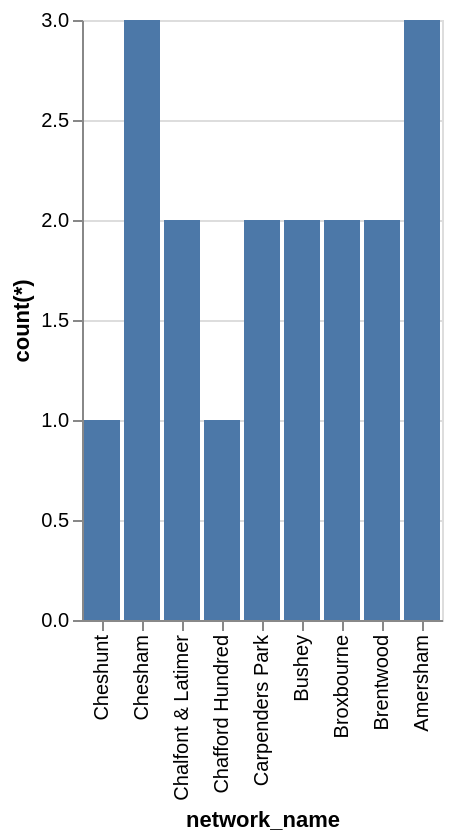

Vega-Lite specification stored for this chart:
### Vega-Lite specification from a JSON file in a GitHub repository (floating-point values rounded to 4 significant figures)
{"data": {"values": [{"x_data": "Amersham", "y_data": 3}, {"x_data": "Bushey", "y_data": 2}, {"x_data": "Brentwood", "y_data": 2}, {"x_data": "Broxbourne", "y_data": 2}, {"x_data": "Carpenders Park", "y_data": 2}, {"x_data": "Chafford Hundred", "y_data": 1}, {"x_data": "Chalfont & Latimer", "y_data": 2}, {"x_data": "Chesham", "y_data": 3}, {"x_data": "Cheshunt", "y_data": 1}]}, "mark": "bar", "encoding": {"x": {"field": "x_data", "type": "nominal", "title": "network_name", "sort": "descending"}, "y": {"field": "y_data", "type": "quantitative", "title": "count(*)"}}}
